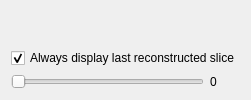
              <widget class="QWidget" name="tab_6">
               <attribute name="title">
                <string>Reconstructed Slice Sample</string>
               </attribute>
               <layout class="QVBoxLayout" name="verticalLayout_14">
                <item>
                 <widget class="QWidget" name="output_widget" native="true">
                  <property name="enabled">
                   <bool>true</bool>
                  </property>
                  <property name="sizePolicy">
                   <sizepolicy hsizetype="Expanding" vsizetype="Expanding">
                    <horstretch>0</horstretch>
                    <verstretch>0</verstretch>
                   </sizepolicy>
                  </property>
                 </widget>
                </item>
                <item>
                 <widget class="QCheckBox" name="output_checkBox">
                  <property name="text">
                   <string>Always display last reconstructed slice</string>
                  </property>
                  <property name="checked">
                   <bool>true</bool>
                  </property>
                 </widget>
                </item>
                <item>
                 <layout class="QHBoxLayout" name="horizontalLayout_13">
                  <item>
                   <widget class="QSlider" name="output_horizontalSlider">
                    <property name="orientation">
                     <enum>Qt::Horizontal</enum>
                    </property>
                   </widget>
                  </item>
                  <item>
                   <widget class="QLabel" name="output_slider_label">
                    <property name="minimumSize">
                     <size>
                      <width>30</width>
                      <height>0</height>
                     </size>
                    </property>
                    <property name="maximumSize">
                     <size>
                      <width>30</width>
                      <height>16777215</height>
                     </size>
                    </property>
                    <property name="text">
                     <string>0</string>
                    </property>
                   </widget>
                  </item>
                 </layout>
                </item>
               </layout>
              </widget>
